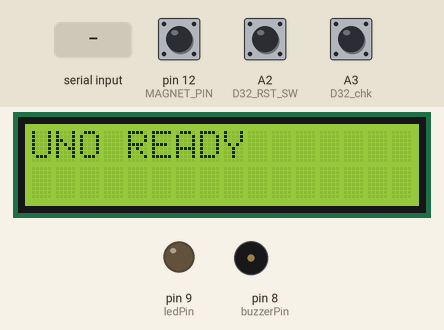
Recording of a sketch running on a simulated Arduino Uno, built with avr-gcc and run on an emulated ATmega328P. Parts: 16×2 character LCD, output pins drawn as LEDs (lit = HIGH), buzzer (waves = sounding, pin HIGH). The test bench sets the inputs (shaded band); at power-on: pin 12 (MAGNET_PIN) HIGH, A2 (D32_RST_SW) HIGH, A3 (D32_chk) HIGH. The local clock reads 2024-03-15 10:24:30 at power-on unless the sketch sets it; what the sketch prints to the serial monitor is not drawn.

Above: at 1.2 s.
1.3 s: "time:\n" received over Serial
At 2.0 s:
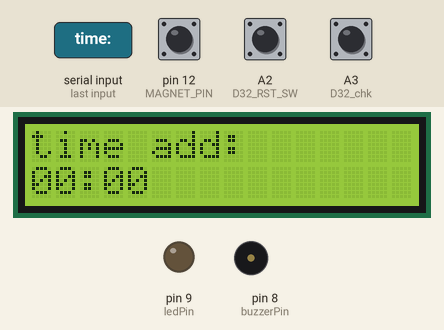
2.8 s: "wifi:\n" received over Serial
At 4.0 s:
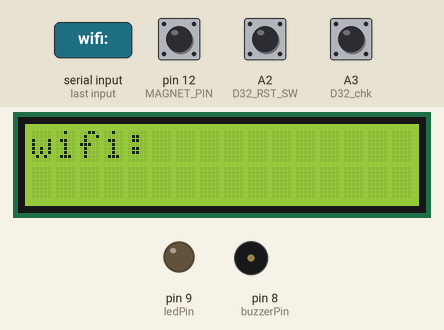
4.3 s: "ip:\n" received over Serial
At 5.1 s:
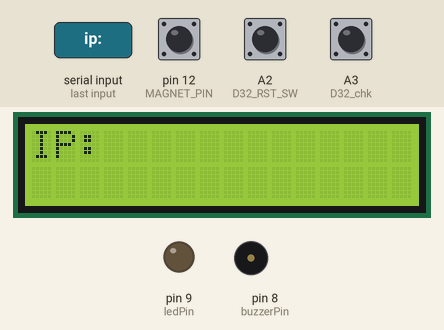
5.8 s: "time::45\n" received over Serial
At 6.6 s:
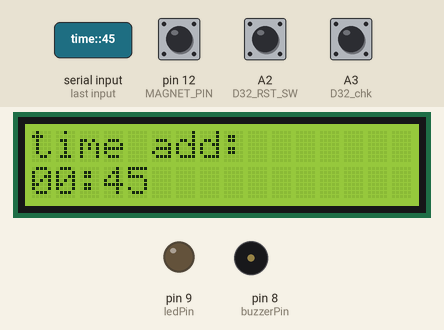
8.9 s: "wifi::45\n" received over Serial
At 10.0 s:
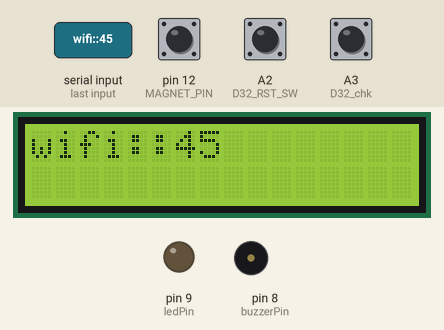
Timing chart, 0 to 11.4 s (numbered marks = the images above; inputs shaded):
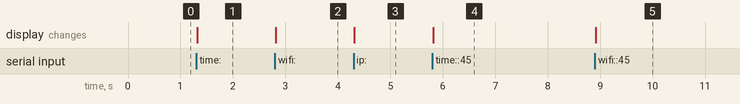

Measured:
- after the input at 1.3 s, the display: changes at once (image 1)
- after the input at 2.8 s, the display: changes at once (image 2)
- after the input at 4.3 s, the display: changes at once (image 3)
- after the input at 5.8 s, the display: changes at once (image 4)
- after the input at 8.9 s, the display: changes at once (image 5)

The sketch:

R3_D32_wifi.ino
```cpp
#include <Wire.h>
#include <RTClib.h>
#include <LiquidCrystal_I2C.h>

RTC_DS3231 rtc;
LiquidCrystal_I2C lcd(0x27, 16, 2);

// =====================
// 핀 및 설정값
// =====================
#define MAGNET_PIN 12
#define MAGNET_OPEN LOW     // ⭐ LOW = 열림 (수정됨)

const int ledPin = 9;
const int buzzerPin = 8;

const int D32_chk = A3;
const int D32_RST_SW = A2;
const int D32_RST = 6;

// =====================
// 알람 시간 저장
// =====================
String doseTimes[10];
int doseCount = 0;

// =====================
// 알람 관련 변수
// =====================
bool alarmActive = false;
unsigned long nextBeepTime = 0;
unsigned long alarmStartTime = 0;

String activeDoseTime = "";
bool suppressLCD = false;
bool confirmSent = false;

// 센서 디바운스
int lastSensor = HIGH;
unsigned long lastDebounce = 0;
const unsigned long debounceDelay = 50;

// =====================
// 시간 포맷 정규화
// =====================
String normalizeTime(String raw) {
  int c = raw.indexOf(':');
  int h = raw.substring(0, c).toInt();
  int m = raw.substring(c + 1).toInt();

  char buf[6];
  sprintf(buf, "%02d:%02d", h, m);
  return String(buf);
}

// =====================
// LCD (알람 중에는 차단)
// =====================
void showLCD(String a, String b = "") {
  if (suppressLCD) return;
  lcd.clear();
  lcd.print(a);
  lcd.setCursor(0, 1);
  lcd.print(b);
}

// =====================
// 알람 시작
// =====================
void startAlarm(String t) {
  alarmActive = true;
  activeDoseTime = t;
  suppressLCD = true;
  confirmSent = false;

  alarmStartTime = millis();   // ⭐ 센서 1초 무시

  digitalWrite(ledPin, HIGH);

  tone(buzzerPin, 1000, 600);
  delay(600);
  noTone(buzzerPin);

  nextBeepTime = millis() + 60000;

  lcd.clear();
  lcd.print("EAT");
  lcd.setCursor(0, 1);
  lcd.print(t);

  Serial.println("[UNO] ALARM START");
}

// =====================
// 알람 종료
// =====================
void stopAlarm() {
  if (!alarmActive) return;

  alarmActive = false;
  suppressLCD = false;

  noTone(buzzerPin);
  digitalWrite(ledPin, LOW);

  lcd.clear();
  lcd.print("complete");

  Serial.println("[UNO] ALARM STOP");

  if (!confirmSent) {
    Serial.println("confirm");
    confirmSent = true;
  }

  delay(500);
}

// =====================
// ESP32 메시지 파싱
// =====================
void parseESP32Msg(String msg) {
  msg.trim();
  Serial.print("[ESP→UNO] ");
  Serial.println(msg);

  if (msg.startsWith("time:")) {
    String t = normalizeTime(msg.substring(5));
    doseTimes[doseCount++] = t;
    showLCD("time add:", t);
    return;
  }

  if (!alarmActive) {
    if (msg.startsWith("wifi:"))  showLCD(msg);
    if (msg.startsWith("ip:"))    showLCD("IP:", msg.substring(3));
  }
}

// =====================
// RTC 알람 체크 (수정됨)
// =====================
void checkRTCAlarm() {
  DateTime now = rtc.now();

  char buf[6];
  sprintf(buf, "%02d:%02d", now.hour(), now.minute());
  String nowStr = buf;

  if (!alarmActive) {
    for (int i = 0; i < doseCount; i++) {

      // ⭐ 정확히 분이 같고 seconds == 0일 때만 알람
      if (doseTimes[i] == nowStr && now.second() == 0) {
        startAlarm(nowStr);
        return;
      }
    }
  }

  // 매 1분마다 부저 재울림
  if (alarmActive && millis() >= nextBeepTime) {
    tone(buzzerPin, 1000, 600);
    delay(600);
    noTone(buzzerPin);
    nextBeepTime = millis() + 60000;
  }
}

// =====================
// 마그네틱 센서 처리 (수정됨)
// =====================
void handleMagnet() {

  // ⭐ 알람 시작 후 1초간 센서 무시
  if (alarmActive && millis() - alarmStartTime < 1000) {
    return;
  }

  int reading = digitalRead(MAGNET_PIN);

  if (reading != lastSensor) {
    lastDebounce = millis();
  }

  if (millis() - lastDebounce > debounceDelay) {

    // ⭐ LOW일 때 열림으로 인식하도록 변경됨
    if (reading == MAGNET_OPEN) {
      if (alarmActive) {
        stopAlarm();
      }
    }
  }

  lastSensor = reading;
}

// =====================
// SETUP
// =====================
void setup() {
  Serial.begin(115200);

  pinMode(MAGNET_PIN, INPUT_PULLUP); // 그대로 사용
  pinMode(ledPin, OUTPUT);
  pinMode(buzzerPin, OUTPUT);
  pinMode(D32_chk, INPUT_PULLUP);
  pinMode(D32_RST_SW, INPUT_PULLUP);
  pinMode(D32_RST, OUTPUT);

  Wire.begin();
  rtc.begin();

  lcd.init();
  lcd.backlight();
  showLCD("UNO READY");
}

// =====================
// LOOP
// =====================
void loop() {
  // ESP32 → UNO msg
  if (Serial.available()) {
    String m = Serial.readStringUntil('\n');
    parseESP32Msg(m);
  }

  checkRTCAlarm();
  handleMagnet();

  if (digitalRead(D32_chk) == LOW) {
    Serial.println("chk");
    delay(100);
  }

  if (digitalRead(D32_RST_SW) == LOW) {
    digitalWrite(D32_RST, LOW);
    delay(100);
    digitalWrite(D32_RST, HIGH);
  }
}
```
